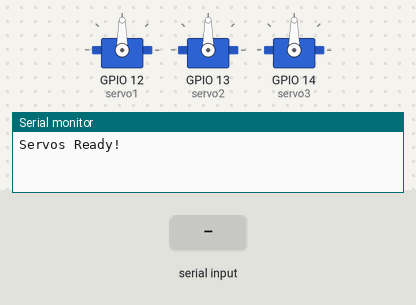
Simulated run of this program. Board: ESP32. Shown: 3 × servo, the last lines printed to the serial monitor. The inputs (shaded band) are chosen by the test bench. Nothing arrives over Bluetooth unless stated.

Above: at 1.2 s.
1.3 s: "1" received over the second serial link
At 1.55 s:
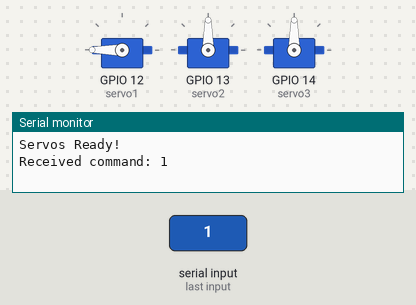
3.3 s: "2" received over the second serial link
At 4.5 s:
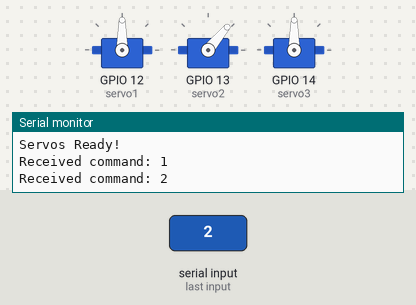
5.3 s: "3" received over the second serial link
At 6.1 s:
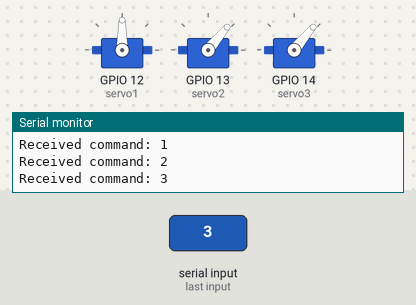
7.3 s: "1" received over the second serial link
At 7.55 s:
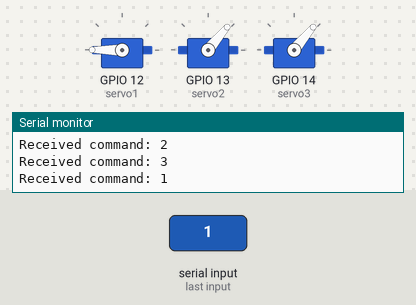
9.3 s: "2" received over the second serial link
At 9.55 s:
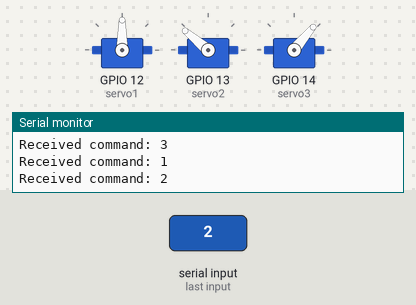
Timing chart, 0 to 12.3 s (numbered marks = the images above; inputs shaded):
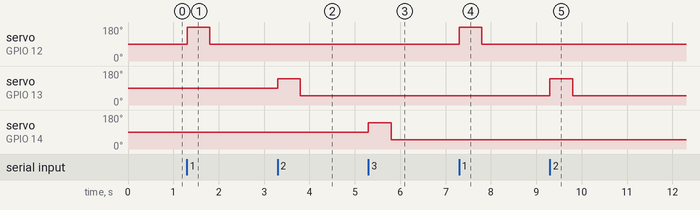

The program:

main.cpp
```cpp
#include <Arduino.h>
#include "servo.h"
#include "bluetooth.h"

void setup() {
    Serial.begin(115200);
    ble_setup();
    setupServo();
}

void loop() {
    char cmd = ble_read();
    if (cmd == 0) return;

    // Debugging received command from Master
    Serial.print("Received command: ");
    Serial.println(cmd);

    // Control servos based on received command
    if (cmd == '1') {
        servo_1();
    } else if (cmd == '2') {
        servo_2();
    } else if (cmd == '3') {
        servo_3();
    }
}
```

bluetooth.h
```cpp
#pragma once

void ble_setup();
char ble_read();
```

servo.h
```cpp
#pragma once

void setupServo();
void servo_1();
void servo_2();
void servo_3();
```

bluetooth.cpp
```cpp
#include <Arduino.h>
#include "bluetooth.h"
#include "BluetoothSerial.h"

BluetoothSerial bt;

// Bluetooth Setup
void ble_setup(){
    bt.begin("Slave");
}

// Read incoming Bluetooth char
char ble_read(){
    if (bt.available()) {
        return bt.read();
    }
    return 0;
}
```

servo.cpp
```cpp
#include <Arduino.h>
#include <ESP32Servo.h>
#include "servo.h"

Servo servo1;
Servo servo2;
Servo servo3;

// Servo setup
void setupServo() {
    servo1.attach(12); // Attach the servo to GPIO pin 12
    servo2.attach(13); // Attach the servo to GPIO pin 13
    servo3.attach(14); // Attach the servo to GPIO pin 14

    Serial.println("Servos Ready!");
}

void servo_1(){
    servo1.write(180);
    delay(500);
    servo1.write(90);
    delay(500);
}

void servo_2(){
    servo2.write(140);
    delay(500);
    servo2.write(50);
    delay(500);
}

void servo_3(){
    servo3.write(140);
    delay(500);
    servo3.write(50);
    delay(500);
}
```

Measured:
- after the input at 1.3 s, servo on GPIO 12 (servo1): 90° → 180° at once, → 90° 0.50 s later
- after the input at 3.3 s, servo on GPIO 13 (servo2): 90° → 140° at once, → 50° 0.50 s later
- after the input at 5.3 s, servo on GPIO 14 (servo3): 90° → 140° at once, → 50° 0.50 s later
- after the input at 7.3 s, servo on GPIO 12 (servo1): 90° → 180° at once, → 90° 0.50 s later
- after the input at 9.3 s, servo on GPIO 13 (servo2): 50° → 140° at once, → 50° 0.50 s later
